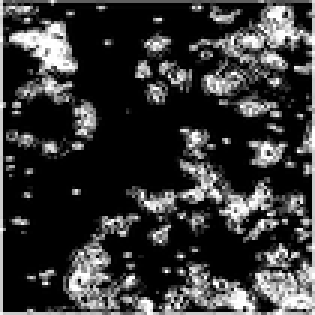
#> input picture content/seg/mask.png, 105 x 105 px, shrunk from 256 x 256 before the run (shown 3 times larger)
$ python extract.py
#> lines starting #> are read from the running program, lines starting #| are printed output that depends on the picture
import cv2
import numpy as np
import os
import csv

def add_first_row(csv_file, new_row, output_file):
    with open(csv_file, 'r') as file:
        reader = list(csv.reader(file))  # Read all rows into a list

    # Add the new row at the top
    updated_rows = [new_row] + reader

    # Write the updated content to a new CSV file
    with open(output_file, 'w', newline='') as file:
        writer = csv.writer(file)
        writer.writerows(updated_rows)

def extract_and_save_cells(mask_path, image_path, output_dir, csv_path):


#> called with mask_path = 'content/seg/mask.png', image_path = 'content/Cyto_Urine_24_180325_01.jpeg', output_dir = 'content/extract', csv_path = 'content/cell.csv'
    mask = cv2.imread(mask_path, cv2.IMREAD_GRAYSCALE)
#> mask is the input picture: shape (105, 105); min 0, max 255, mean 55.1
    image = cv2.imread(image_path)
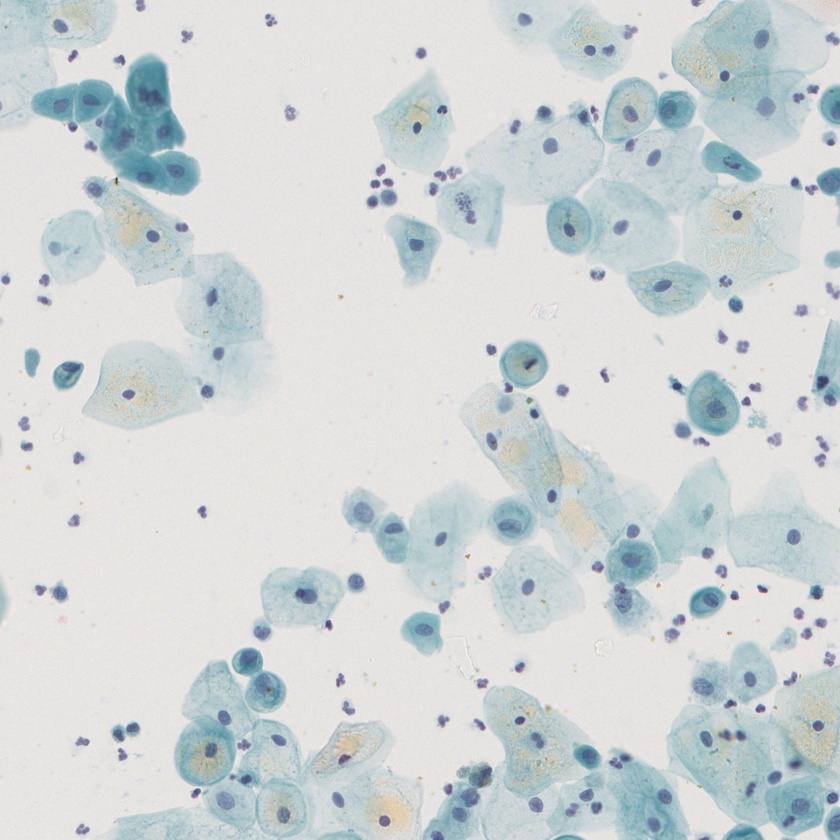
#> input picture content/Cyto_Urine_24_180325_01.jpeg, 840 x 840 px, shrunk from 2050 x 2050 before the run
#> image is the input picture: shape (840, 840, 3); mean B, G, R 214.6, 213.5, 207.5
    os.makedirs(output_dir, exist_ok=True)

    num_labels, labels, stats, centroids = cv2.connectedComponentsWithStats(mask, connectivity=8)
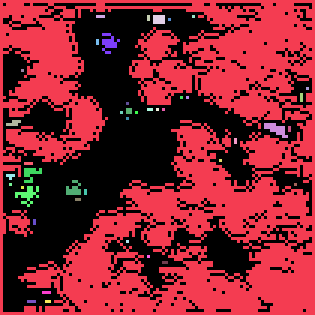
#> labels: shape (105, 105) int32 (shown 3 times larger); 44 distinct labels, from 0 to 43; one colour per label, 0 black
#> num_labels = 44; stats = 44 rows, first 6: [1, 1, 103, 103, 4891], [0, 0, 105, 105, 5955], [32, 5, 3, 1, 3], [49, 5, 1, 2, 2], [51, 5, 4, 3, 12], [64, 5, 1, 1, 1]; centroids = 44 pairs, first value 3 to 102, second value 5 to 100

    # 如果CSV文件不存在，则写入表头
    write_header = not os.path.exists(csv_path)

    with open(csv_path, mode='a', newline='') as csvfile:
        writer = csv.writer(csvfile)
        if write_header:
            writer.writerow(["file_name", "x", "y", "w", "h"])

        n = 0
        for i in range(1, num_labels):
            x, y, w, h, area = stats[i]
            if area < 50:
                continue
            cell_image = image[y:y + h, x:x + w]
            output_path = os.path.join(output_dir, f"{n}.png")
            cv2.imwrite(output_path, cell_image)
            # 记录文件名与位置
            writer.writerow([f"{n}.png", x, y, w, h])
            n += 1
#> this loop made 43 passes
#> (x, y, w, h, area) on passes 1, 7, 23, 34: (0, 0, 105, 105, 5955), (34, 11, 6, 7, 21), (88, 41, 8, 5, 21), (5, 62, 8, 7, 24)
#> pass 1, in extract_and_save_cells, `cell_image = image[y:y + h, x:x + w]`:
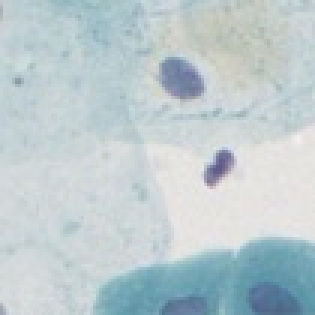
#> cell_image: shape (105, 105, 3) (shown 3 times larger); mean B, G, R 206.7, 203, 189.1
#> after the loop, n = 1
    return n

mask_path = "content/seg/mask.png"  # Path to segmentation mask
image_path = "content/Cyto_Urine_24_180325_01.jpeg"  # Path to corresponding image
output_dir = "content/extract"  # Directory to save cropped cell images

extract_and_save_cells(mask_path, image_path, output_dir,"content/cell.csv")
